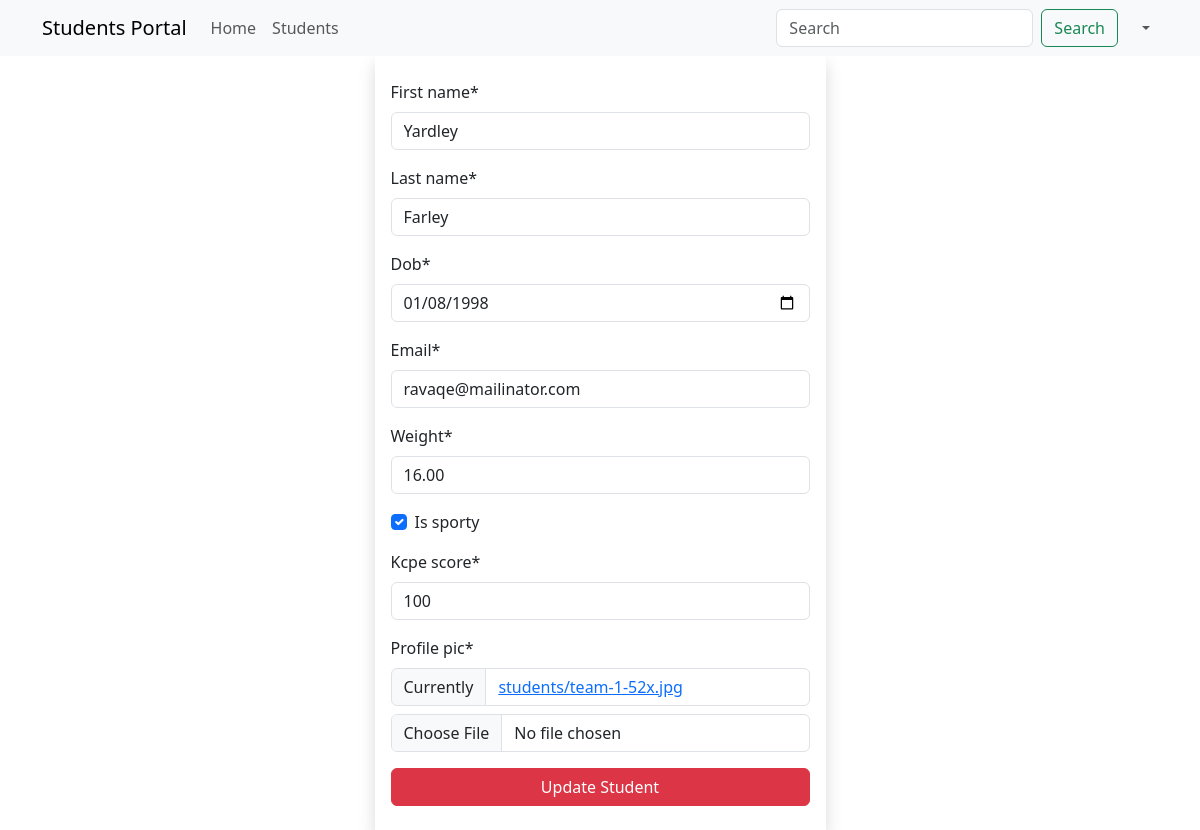
The app's page /students/update/5 (signed in), older data.
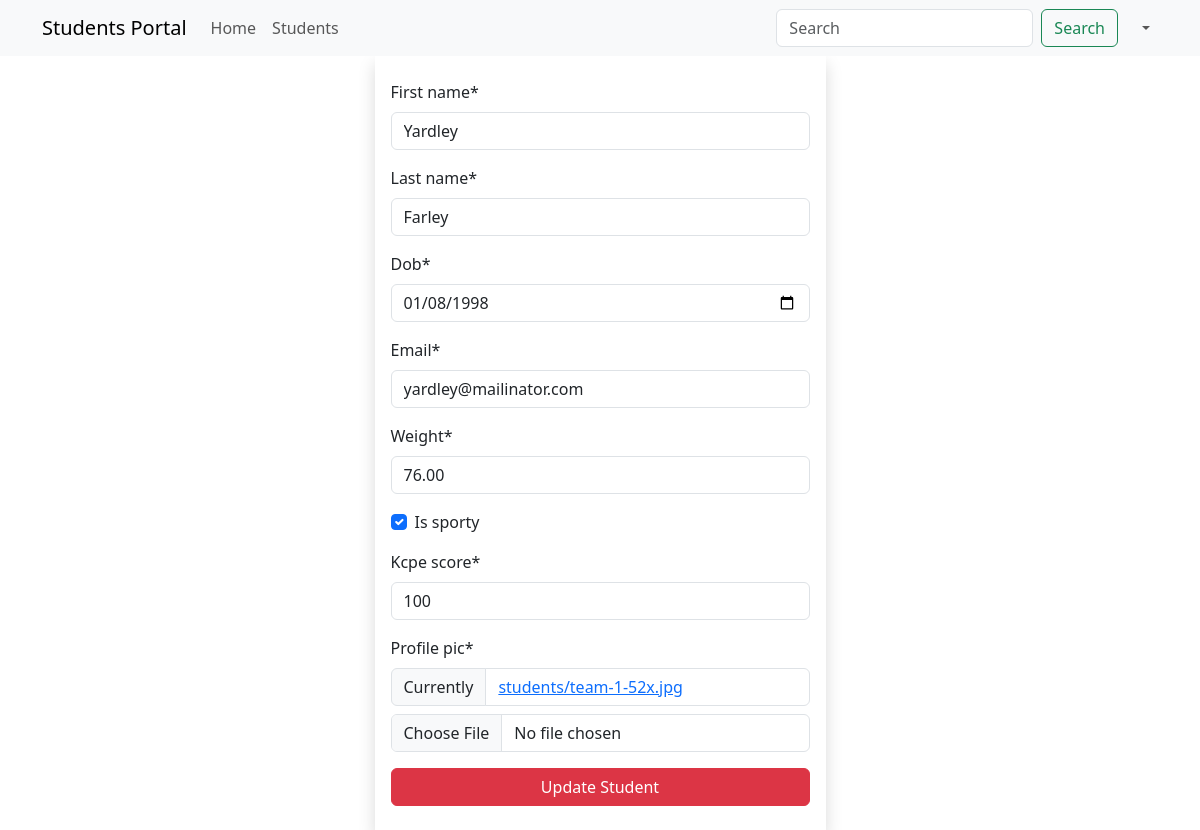
The same page, newer data.
### main_app/models.py (models this page shows, shortened)
class Student(models.Model):
    first_name = models.CharField(max_length=25)
    last_name = models.CharField(max_length=25)
    dob = models.DateField()
    email = models.EmailField(unique=True)
    weight = models.DecimalField(max_digits=5, decimal_places=2)  # 100.500
    is_sporty = models.BooleanField(default=False)
    kcpe_score = models.IntegerField()
    profile_pic = models.ImageField(upload_to=generate_unique_name, null=True, default="students/default.png")
    created_at = models.DateTimeField(auto_now_add=True)
    updated_at = models.DateTimeField(auto_now=True)

### main_app/views.py (the view)
# urls.py: path('students/update/<int:student_id>', views.update_student, name="update"),
@login_required
def update_student(request, student_id):
    student = get_object_or_404(Student, pk=student_id)  # SELECT * FROM students WHERE id=1
    if request.method == "POST":
        form = StudentForm(request.POST, request.FILES, instance=student)
        if form.is_valid():
            form.save()
            messages.success(request, f"Successfully updated student {student.first_name}")
            return redirect("details", student_id)
    else:
        form = StudentForm(instance=student)
    return render(request, "update.html", {"form": form})

### main_app/app_forms.py
class StudentForm(forms.ModelForm):
    class Meta:
        model = Student
        fields = "__all__"
        widgets = {
            "dob": forms.DateInput(attrs={"min": "1990-01-01", "max": "1999-12-31", "type": "date"}),
            "kcpe_score": forms.NumberInput(attrs={"max": 500, "min": 0})
        }

### templates/update.html (shortened to what this page needs)
{% extends 'base.html' %}
{% load crispy_forms_filters %}
{% block content %}
    {% include 'navbar.html' %}
    <div class="container">
        <div class="row justify-content-center">
            <div class="col-sm-5">
                <form action="{{ request.path }}" method="post" class="shadow px-3 py-4" enctype="multipart/form-data">
                    {{ form | crispy }}
                    <button class="btn btn-danger w-100">Update Student</button>
                </form>
            </div>
        </div>
    </div>
{% endblock %}

Row changes from the older to the newer data that the page shows:
changed Student "Yardley": email "ravaqe@mailinator.com" → "yardley@mailinator.com"; weight "16.00" → "76.00"
